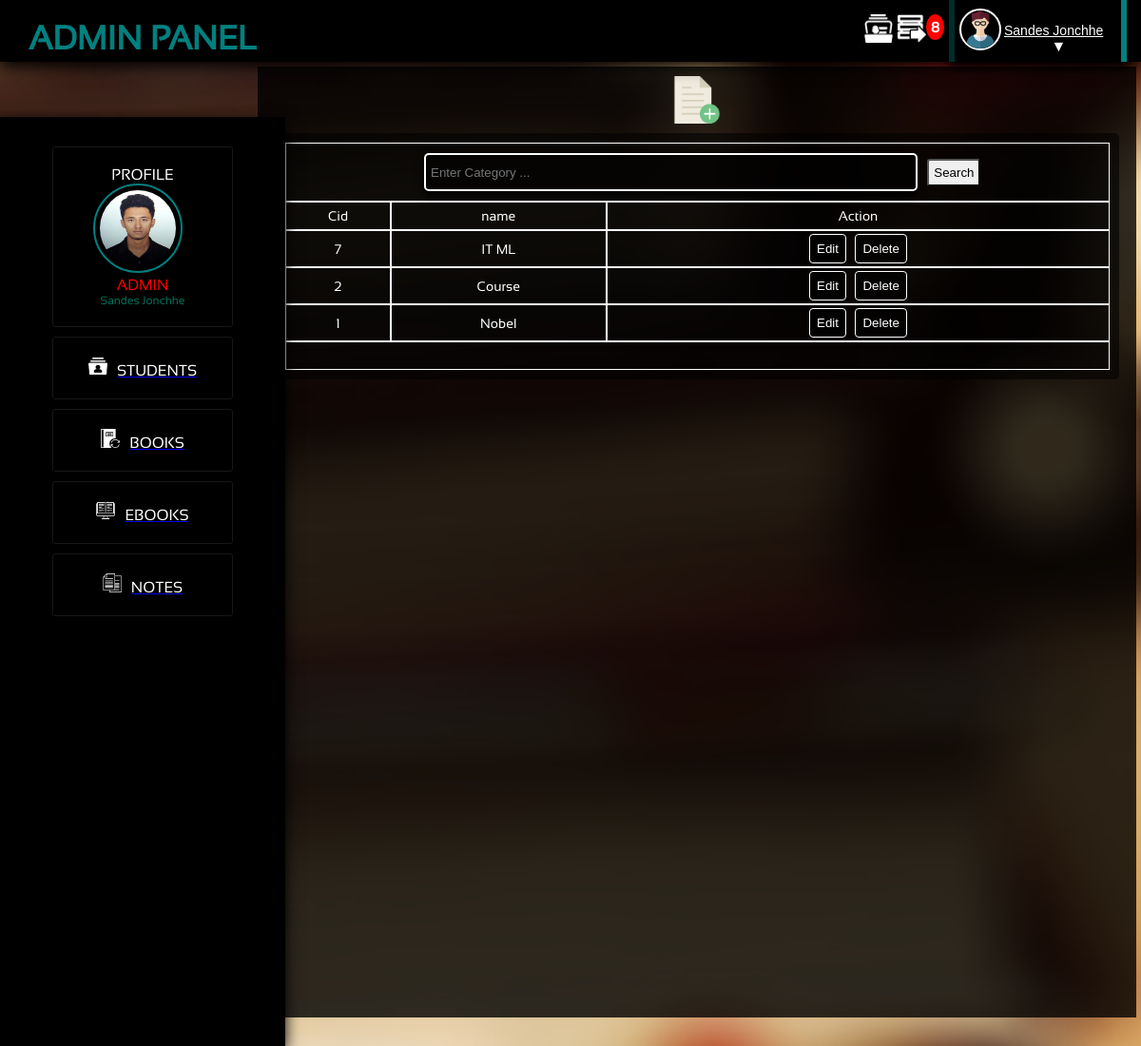
The app's page /admin/category.php (signed in) with its own data.
### tables this page shows
CREATE TABLE `category` (
  `cid` int(11) NOT NULL,
  `name` varchar(30) NOT NULL
);

### admin/class/class.ManageCat.php (called while the page is built, shortened)
<?php
	include_once( '../class.database.php' );
	class ManageCategorys{
		public $linker;
		function __construct(){
			$db_connection = new dbConnection();
			$this->linker = $db_connection->connect();
			return $this->linker;
		}
		function listCat($limit){
			$query = $this->linker->query("SELECT * FROM category ORDER BY cid DESC $limit");
			$counts = $query->rowCount();
			if($counts >= 1)
			{
				$result = $query->fetchAll();
			}
			else
			{
				$result = $counts;
			}
			return $result;
		}
	}
?>

### class.database.php (called while the page is built, shortened)
<?php
	class dbConnection{
		public $db_name = 'php-librarys';
		public $db_user = 'root';
		public $db_pass = '';
		public $db_host = 'localhost';
		function connect(){
			try{
				$this->db_conn = new PDO("mysql:host=$this->db_host;dbname=$this->db_name",
					$this->db_user,$this->db_pass);
				return $this->db_conn;
			}
			catch(PDOException $e){
				return $e->getMessage();
			}
		}
	}
?>

### admin/manage/manage.category.php (called while the page is built, shortened)
<?php
  include_once('class/class.ManageCat.php');
  $init = new ManageCategorys();
  if(isset($_GET['cid']))
  {
    $id = $_GET['cid'];
    $list_category = $init->listIdCat($id);
  }else{
    if(isset($_GET['page'])){
      $page = preg_replace("#[^0-9]#","",$_GET['page']);
    }else{
      $page = 1;
    }
    $perPage = 6;
    $limit = "LIMIT ".($page-1)*$perPage.",$perPage";
    $list_category = $init->listCat($limit);
  }

### admin/category.php (the view, shortened to what this page needs)
<?php
  include_once('header.php');
  include_once('manage/manage.category.php');
?>
<div class="main_content"><center>
  <img src="../gallery/logo/filee.png" style="height:50px;width:50px;cursor:pointer" id="clickadd" onClick="add()">
<div class="displaycontainer">
  <table class="table table-striped">
  <thead>
    <tr>
      <section id="search">
      <form method="get" action="#" class="searching">
      <td colspan="12" style=""><input type="text" placeholder="Enter Category ..." id="admin_search" name="cname"/><input type="Submit" value="Search" id="search_s"></td>
    </form>
    </tr>
    <tr>
      <td>Cid</td>
      <td>name</td>
      <td>Action</td>
    </tr>
  </thead>
  <tbody>
    <?php
    if(!isset($_GET['cname'])){
    if($list_category !== 0)
    {
      foreach ($list_category as $key => $value) {
    ?>
        <tr>
        <td><?php echo $value['cid']; ?></td>
        <td><?php echo $value['name']; ?></td>
        <td>
        <a href="edit_category.php?cid=<?php echo $value['cid'];?>"><button>Edit</button></a>
          <button id="btn_delete<?php echo $value['cid']; ?>" value="<?php echo $value['cid']; ?>">Delete</button>
        </td>
        </tr>
        <?php
      }
    }else{
      echo '<td><td></td></td><td><td>Sorry no more Student to show under this section</td></td><td></td><td></td>';
    }
    ?>
    <tr><td colspan="5"><?php echo $category_pagination; ?></td></tr>
    <?php
      }else{
        echo $searched_c;
      }
    ?>
  </tbody>
  </table>
</div>
	</div>
</body>
</html>

### admin/admin_style.css (style rules this page uses)
body,html { margin:0px; padding:0px; background:#5C5B5C; font-family:sansation; }
.main_content { background:rgba(0,0,0,0.8); height:1000px; width:77%; float:right; color:white; margin-top:70px; margin-right:5px; }
.displayContainer { color:#100706; height:auto; width:98%; margin:10px 10px 10px 10px; }
.displaycontainer #search { display:none; transition:all 0.6s; }
#clickadd { margin:10px 0px 0px 0px; }
#admin_search { background:red; padding:5px; box-shadow:0px 5px 10px black; border-radius:5px; border:2px solid white; background:rgba(0,0,0,0.6); color:white; margin:10px; width:60%; height:40px; }
#search_s { padding:5px; cursor:pointer; border-radius:3px; }
.displaycontainer table { color:white; background:rgba(0,0,0,0.6); padding:10px; border-radius:5px; width:98%; font-size:14px; border-spacing:0px; text-align:center; background:white; color:black; color:white; background:rgba(0,0,0,0.6); }
.displaycontainer table tr { //border:0px solid white; padding:0px; height:30px; }
.displaycontainer table tr td { border:0.5px solid white; //border-left:0px; //border-right:0px; //border-top:0px; padding:0px; }
.displaycontainer table button { border-radius:4px; // background:teal; color:white; padding:7px; cursor:pointer; border:0px; margin:3px; background:rgba(0,0,0,0.6); color:white; border:1px solid white; }

### records on screen
category: cid "7", name "IT ML"
category: cid "2", name "Course"
category: cid "1", name "Nobel"

### other values on screen
$_SESSION['todo_name'] "Sandes Jonchhe"
$init->countIssues() "8"
